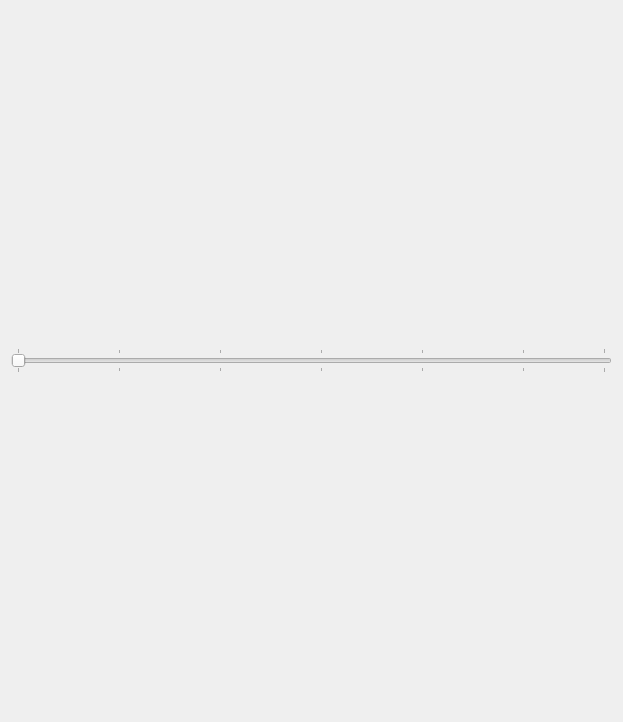
<?xml version="1.0" encoding="UTF-8"?>
<ui version="4.0">
 <class>Layout</class>
 <widget class="QWidget" name="Layout">
  <property name="enabled">
   <bool>true</bool>
  </property>
  <property name="geometry">
   <rect>
    <x>0</x>
    <y>0</y>
    <width>623</width>
    <height>722</height>
   </rect>
  </property>
  <property name="maximumSize">
   <size>
    <width>16777215</width>
    <height>16777215</height>
   </size>
  </property>
  <property name="font">
   <font>
    <pointsize>11</pointsize>
   </font>
  </property>
  <property name="contextMenuPolicy">
   <enum>Qt::DefaultContextMenu</enum>
  </property>
  <property name="acceptDrops">
   <bool>false</bool>
  </property>
  <property name="windowTitle">
   <string>Rovus Arm Gui</string>
  </property>
  <property name="styleSheet">
   <string notr="true"/>
  </property>
  <layout class="QGridLayout" name="gridLayout_2">
   <item row="0" column="0" colspan="2">
    <layout class="QGridLayout" name="gridLayout">
     <item row="0" column="0">
      <layout class="QVBoxLayout" name="verticalLayout">
       <item>
        <widget class="QSlider" name="fps_slider">
         <property name="minimum">
          <number>1</number>
         </property>
         <property name="maximum">
          <number>30</number>
         </property>
         <property name="orientation">
          <enum>Qt::Horizontal</enum>
         </property>
         <property name="invertedAppearance">
          <bool>false</bool>
         </property>
         <property name="invertedControls">
          <bool>false</bool>
         </property>
         <property name="tickPosition">
          <enum>QSlider::TicksBothSides</enum>
         </property>
         <property name="tickInterval">
          <number>5</number>
         </property>
        </widget>
       </item>
      </layout>
     </item>
    </layout>
   </item>
  </layout>
 </widget>
 <resources/>
 <connections/>
</ui>
